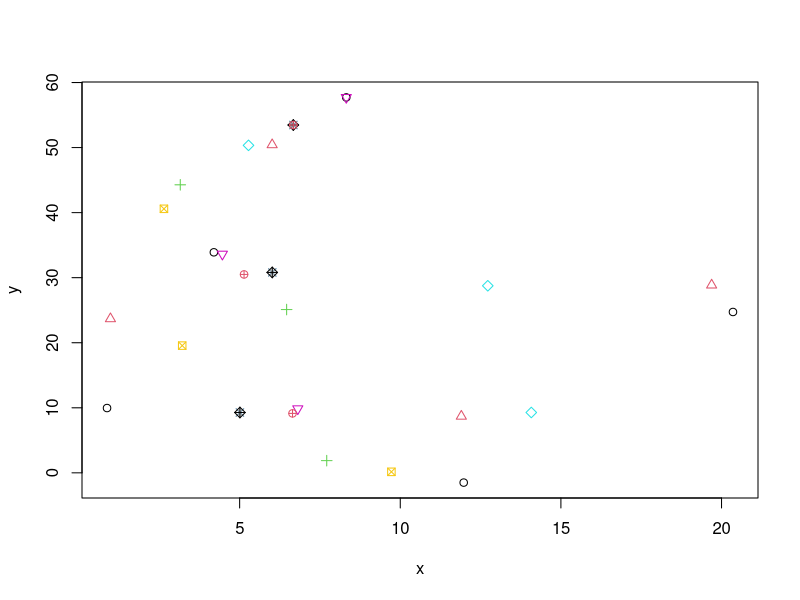
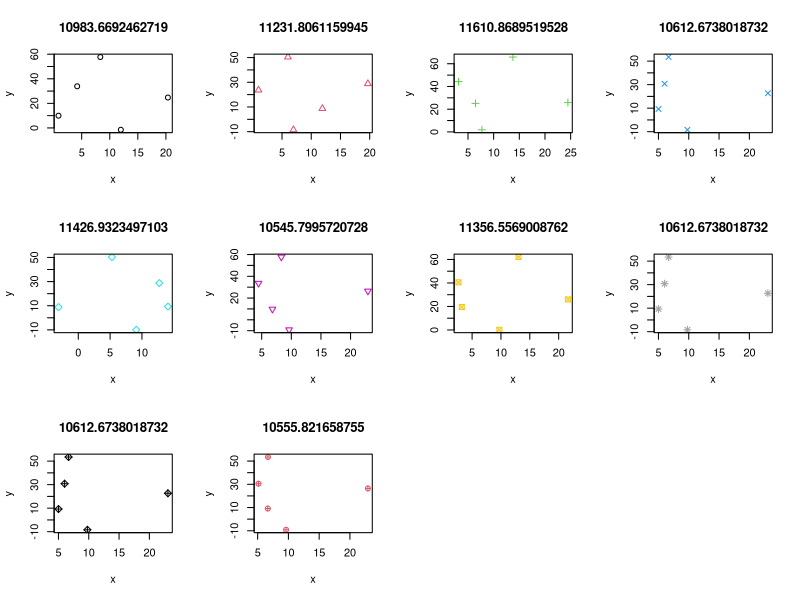
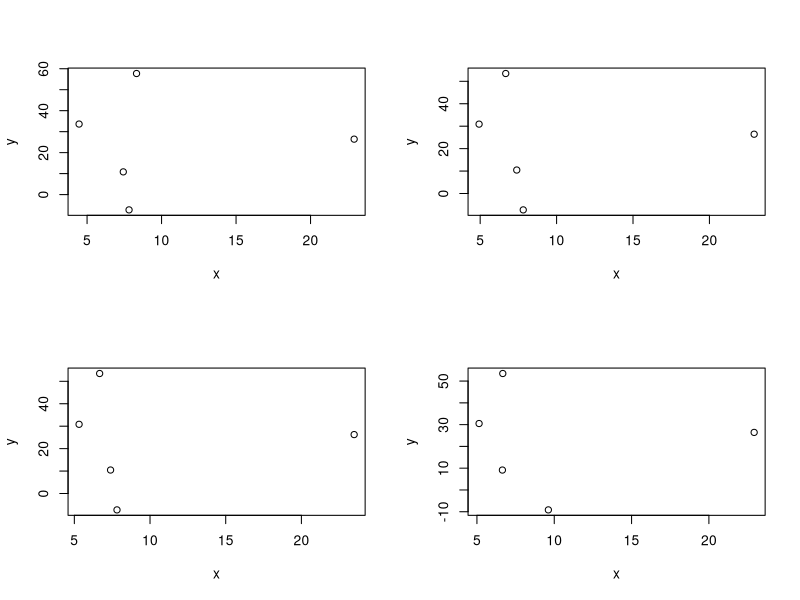
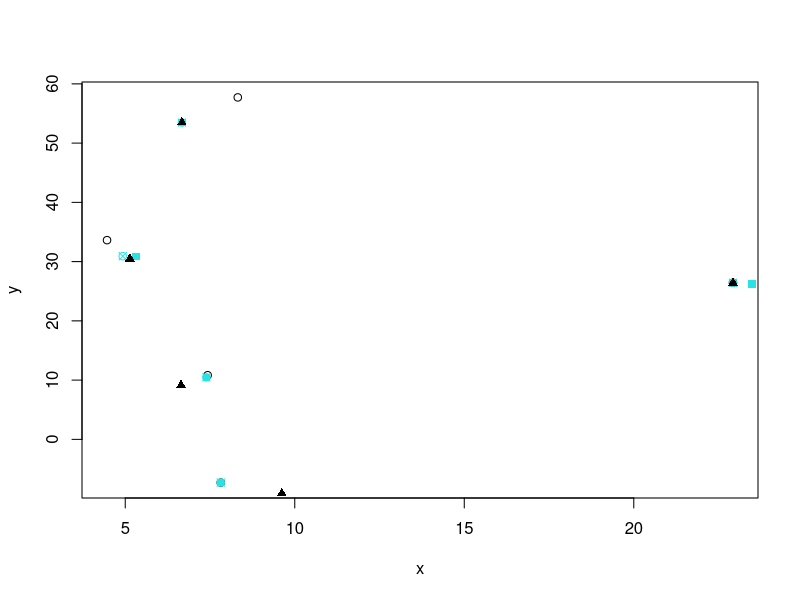
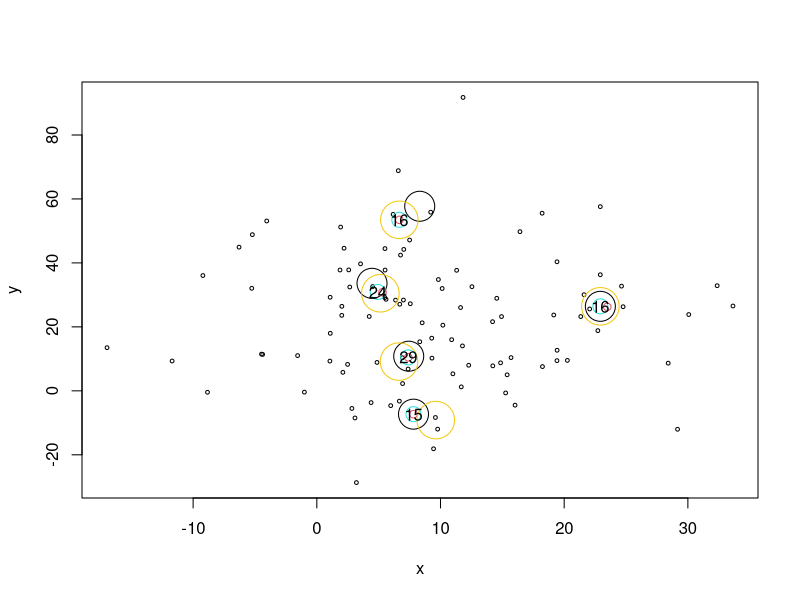

The R source for these figures, in order:
#练习k-means方法，列表的使用，for循环，高水平及低水平画图，点的形状，大小、颜色等

##("Hartigan-Wong", "Lloyd", "Forgy","MacQueen")四种距离的具体含义还需要继续明确
##变量是否要进行标准化，还远哦继续学习。

#生成测试用数据
library(stats)
z<-data.frame(rnorm(100,10,10),rnorm(100,20,20))

kz1<-kmeans(z,2)

colnames(z)<-c('x','y')
# 

# 
# a<-list(0)
# b<-a
# for (n in (1:10)) {
#         c<-(kmeans(z,5))
#         a[[n]]<-c$centers
#         b[[n]]<-c$withinss
# }
# # plot()
# # points(a[[1]])
# # plot(as.data.frame(a[[1]]))

w<-list(0)

for (n in (1:10)) {
       
        w[[n]]<-kmeans(z,5,nstart=1,iter.max=n^2 ) #5--分成5簇
        #item--最大迭代次数，默认是10，次数越多，结果越收敛
        #nstart--计算次数,默认为1，
        #网上建议取20~25，具体含义不太明确，认为取的大一些结果越集中
}
plot(w[[1]]$centers,pch=1,cex=1,col=1)
for (n in (2:length(w))) {
       points(w[[n]]$centers,pch=n,cex=1,col=n)
}


par(mfrow=c(3, 4))
for (n in (1:length(w))) {
        plot(w[[n]]$centers,pch=n,cex=1,col=n,main =w[[n]]$tot.withinss)
}
par(mfrow=c(1, 1))


kk<-list()
#algorithm = c("Hartigan-Wong", "Lloyd", "Forgy","MacQueen")
kk[[1]]<-kmeans(z,5,nstart=10,algorithm = c("Hartigan-Wong") )
kk[[2]]<-kmeans(z,5,nstart=10,algorithm = c("Lloyd") )
kk[[3]]<-kmeans(z,5,nstart=10,algorithm = c("Forgy") )
kk[[4]]<-kmeans(z,5,nstart=10,algorithm = c("MacQueen") )

par(mfrow=c(2, 2))
plot(kk[[1]]$centers)
plot(kk[[2]]$centers)
plot(kk[[3]]$centers)
plot(kk[[4]]$centers)


par(mfrow=c(1, 1))

plot(kk[[1]]$centers,pch=1,col=1)
points(kk[[2]]$centers,pch=13,col=13)
points(kk[[3]]$centers,pch=15,col=5)
points(kk[[4]]$centers,pch=17,col=17)

plot(z,cex=0.5)  #作图
points(kk[[2]]$centers,pch=21,cex=2,col=5) #填上中心点
points(kk[[1]]$centers,pch=21,cex=4,col=9)
points(kk[[3]]$centers,pch=21,cex=1,col=2)
points(kk[[4]]$centers,pch=21,cex=5,col=7)

# text(10, 10, "CCCCC")
# 
# text(kk[[2]]$centers,"A")

text(kk[[2]]$centers,labels =  kk[[2]]$size) #添加该簇包含的元素个数。


